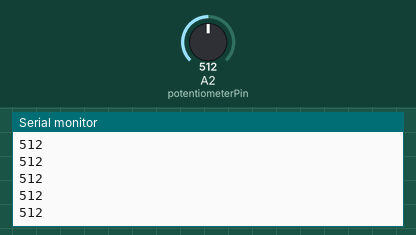
A sketch run on a simulated Arduino Uno, built with avr-gcc and run on an emulated ATmega328P. On the bench: the last lines printed to the serial monitor. Inputs (shaded band) come from the test bench; at power-on: A2 (potentiometerPin) = 512.

Above: at 1.2 s.
1.3 s: A2 (potentiometerPin) set to 716
At 2.1 s:
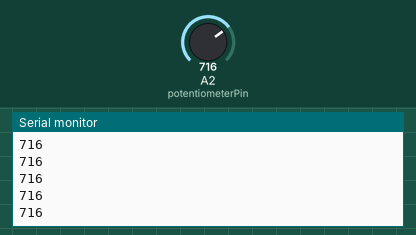
2.8 s: A2 (potentiometerPin) set to 900
At 3.5 s:
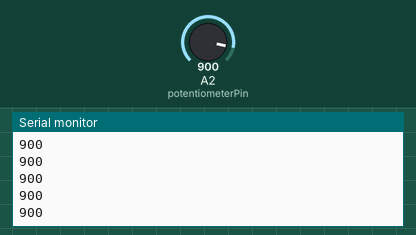
Timing chart, 0 to 5.8 s (numbered marks = the images above; inputs shaded):
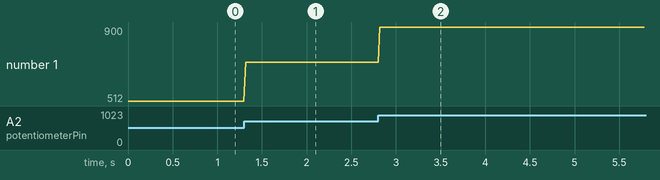

Measured:
- after the input at 1.3 s, the serial monitor: prints a new line at once (image 1)
- after the input at 2.8 s, the serial monitor: prints a new line at once (image 2)
- plotted number 1: 512 → 716 after the input at 1.3 s, 716 → 900 after the input at 2.8 s

The sketch:

serialcomm1.ino
```cpp
int potentiometerPin = A2;
int potentiometerValue = 0; //variable for sensor value

void setup() {
  Serial.begin(9600);  // starts serial communication
}

void loop() {
  potentiometerValue = analogRead(potentiometerPin);  // reads sensor value (0–1023)

  // sends value to p5 via serial as a line of text
  Serial.println(potentiometerValue);

  delay(20);
}
```
